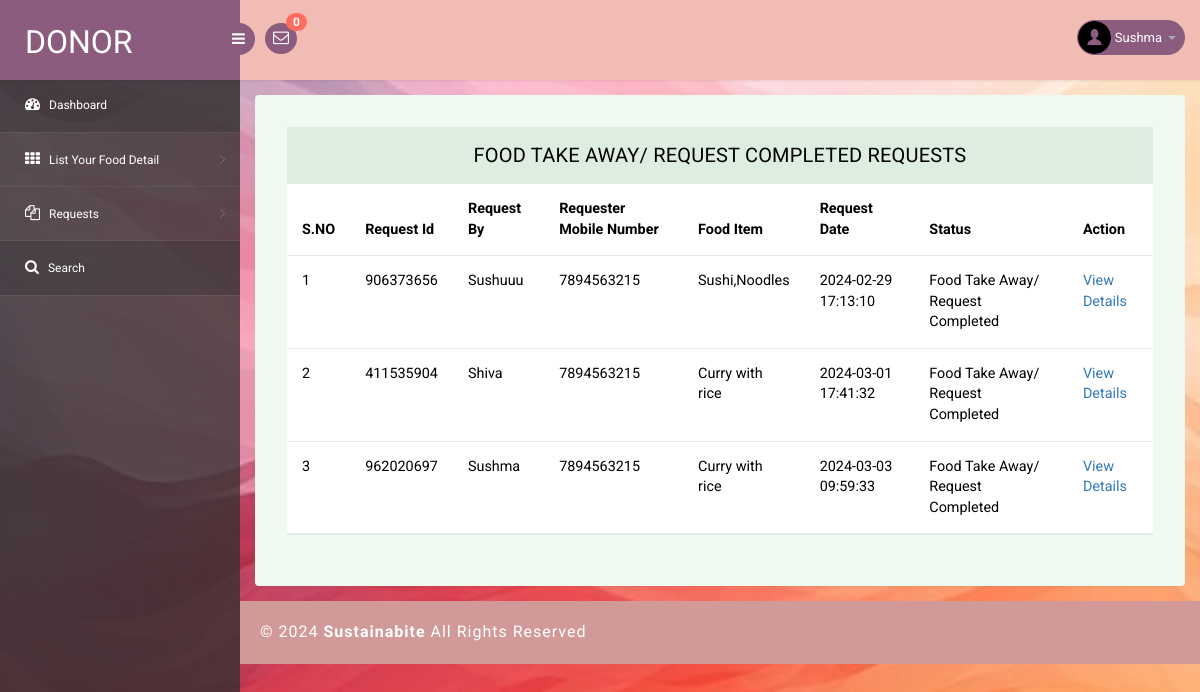
The app's page /donor/completed-requests.php (signed in) with its own data.
### tables this page shows
CREATE TABLE `tbldonor` (
  `ID` int(10) NOT NULL,
  `FullName` varchar(200) DEFAULT NULL,
  `Email` varchar(200) DEFAULT NULL,
  `MobileNumber` bigint(10) DEFAULT NULL,
  `Password` varchar(120) DEFAULT NULL,
  `RegDate` timestamp NULL DEFAULT current_timestamp()
);

CREATE TABLE `tblfoodrequests` (
  `id` int(11) NOT NULL,
  `requestNumber` bigint(12) DEFAULT NULL,
  `foodId` int(1) DEFAULT NULL,
  `fullName` varchar(150) DEFAULT NULL,
  `mobileNumber` bigint(12) DEFAULT NULL,
  `message` mediumtext DEFAULT NULL,
  `requestDate` timestamp NULL DEFAULT current_timestamp(),
  `status` varchar(120) DEFAULT NULL,
  `donorRemark` mediumtext DEFAULT NULL,
  `requestCompletionDate` timestamp NULL DEFAULT NULL ON UPDATE current_timestamp()
);

CREATE TABLE `tblfood` (
  `ID` int(10) NOT NULL,
  `DonorID` int(10) DEFAULT NULL,
  `foodId` int(10) DEFAULT NULL,
  `FoodItems` mediumtext DEFAULT NULL,
  `StateName` varchar(200) DEFAULT NULL,
  `CityName` varchar(200) DEFAULT NULL,
  `pgName` longtext NOT NULL,
  `Description` mediumtext DEFAULT NULL,
  `PickupDate` varchar(200) DEFAULT NULL,
  `PickupAddress` mediumtext DEFAULT NULL,
  `ContactPerson` varchar(200) DEFAULT NULL,
  `CPMobNumber` bigint(10) DEFAULT NULL,
  `Image` varchar(200) DEFAULT NULL,
  `CreationDate` timestamp NULL DEFAULT current_timestamp(),
  `UpdationDate` timestamp NULL DEFAULT NULL ON UPDATE current_timestamp()
);

### donor/completed-requests.php (the view, shortened to what this page needs)
<?php
include('includes/dbconnection.php');
if (strlen($_SESSION['pgasoid']==0)) {
  header('location:logout.php');
  } else{
?>
<!DOCTYPE html>
<head>
<link rel="stylesheet" href="css/bootstrap.min.css" >
<link href="css/style.css" rel='stylesheet' type='text/css' />
<link href="css/style-responsive.css" rel="stylesheet"/>
<link rel="stylesheet" href="css/font.css" type="text/css"/>
<link href="css/font-awesome.css" rel="stylesheet">
</head>
<body>
<section id="container">
<?php include_once('includes/header.php');?>
<?php include_once('includes/sidebar.php');?>
<section id="main-content">
	<section class="wrapper">
		<div class="table-agile-info">
 <div class="panel panel-default">
    <div class="panel-heading">
     Food Take Away/ Request Completed Requests
    </div>
    <div>
      <table class="table" ui-jq="footable" ui-options='{
        "paging": {
          "enabled": true
        },
        "filtering": {
          "enabled": true
        },
        "sorting": {
          "enabled": true
        }}'>
        <thead>
          <tr>
            <th data-breakpoints="xs">S.NO</th>
            <th>Request Id</th>
            <th>Request By</th>
            <th>Requester Mobile Number</th>
            <th>Food Item</th>
            <th>Request Date</th>
            <th>Status</th>
            <th data-breakpoints="xs">Action</th>
          </tr>
        </thead>
        <tbody>
        <?php
        $donarid=$_SESSION['pgasoid'];
$ret=mysqli_query($con,"select tblfoodrequests.id as frid,tblfood.ID as foodid,tblfood.FoodItems,tblfoodrequests.requestNumber,tblfoodrequests.fullName,tblfoodrequests.mobileNumber,tblfoodrequests.message,tblfoodrequests.requestDate,tblfoodrequests.status from
tblfoodrequests
 join tblfood  on tblfood.ID=tblfoodrequests.foodId
 where tblfood.DonorID='$donarid' and (tblfoodrequests.status='Food Take Away/ Request Completed')");
$cnt=1;
$count=mysqli_num_rows($ret);
if($count>0){
while ($row=mysqli_fetch_array($ret)) {
?>
          <tr data-expanded="true">
            <td><?php echo $cnt;?></td>
              <td><?php  echo $row['requestNumber'];?></td>
                  <td><?php  echo $row['fullName'];?></td>
                  <td><?php  echo $row['mobileNumber'];?></td>
                  <td><?php  echo $row['FoodItems'];?></td>
                  <td><?php  echo $row['requestDate'];?></td>
                   <?php if($row['status']==""){ ?>
                     <td class="font-w600"><?php echo "Not Updated Yet"; ?></td>
                     <?php } else { ?>
                      <td><?php  echo $row['status'];?></td><?php } ?>
                  <td><a href="view-requestdetails.php?frid=<?php echo $row['frid'];?>">View Details</a></td>
                </tr>
                <?php
$cnt=$cnt+1;
}} else {?>
<tr>
  <td colspan="9" style="color:red">No Record Found</td>
</tr>
<?php } ?>
 </tbody>
            </table>
    </div>
  </div>
</div>
</section>
		 <?php include_once('includes/footer.php');?>
</section>
</section>
</body>
</html>
<?php }  ?>

### donor/includes/header.php (shortened to what this page needs)
<header class="header fixed-top clearfix">
<div class="brand">
    <a href="dashboard.php" class="logo">
        Donor
    </a>
    <div class="sidebar-toggle-box">
        <div class="fa fa-bars"></div>
    </div>
</div>
<div class="nav notify-row" id="top_menu">
    <ul class="nav top-menu">
                <?php
        $did=$_SESSION['pgasoid'];
$ret1=mysqli_query($con,"select tblfoodrequests.id,fullName,requestNumber from tblfoodrequests
 join tblfood  on tblfood.ID=tblfoodrequests.foodId
 where tblfood.DonorID='$did' and (tblfoodrequests.status is null || tblfoodrequests.status='')");
$num=mysqli_num_rows($ret1);
?>
        <li id="header_inbox_bar" class="dropdown">
            <a data-toggle="dropdown" class="dropdown-toggle" href="#">
                <i class="fa fa-envelope-o"></i>
                <span class="badge bg-important"><?php echo $num;?></span>
            </a>
        </li>
    </ul>
</div>
<div class="top-nav clearfix">
    <ul class="nav pull-right top-menu">
        <li class="dropdown">
            <a data-toggle="dropdown" class="dropdown-toggle" href="#">
                <?php
$donorid=$_SESSION['pgasoid'];
$ret=mysqli_query($con,"select FullName from  tbldonor where ID='$donorid'");
$row=mysqli_fetch_array($ret);
$name=$row['FullName'];
?>
                <img alt="" src="images/2.png">
                <span class="username"><?php echo $name; ?></span>
                <b class="caret"></b>
            </a>
        </li>
    </ul>
</div>
</header>

### donor/css/style.css (style rules this page uses)
ul, ol { margin: 0; }
html, body { font-family: 'Roboto', sans-serif; font-size: 100%; overflow-x: hidden; background: url(../images/bg.jpg) no-repeat 0px 0px; background-size:cover; width:100%; height:100%; }
body a { transition: 0.5s all ease; -webkit-transition: 0.5s all ease; -moz-transition: 0.5s all ease; -o-transition: 0.5s all ease; -ms-transition: 0.5s all ease; text-decoration:none; }
ul,label { margin:0; padding:0; }
#main-content { margin-left:240px; -webkit-transition:all .3s ease-in-out; -moz-transition:all .3s ease-in-out; -o-transition:all .3s ease-in-out; transition:all .3s ease-in-out; }
.header { left:0; right:0; z-index:1002; background:rgb(240, 188, 180); -webkit-transition:all .3s ease-in-out; -moz-transition:all .3s ease-in-out; -o-transition:all .3s ease-in-out; transition:all .3s ease-in-out; }
.fixed-top { position:fixed; box-shadow:1px 0 3px rgba(0,0,0,.15); }
.wrapper { display:inline-block; margin-top:80px; padding:15px; width:100%; }
.brand { background:#8b5c7e; float:left; width:240px; height:80px; position:relative; }
a.logo { font-size:32px; color:#fff; float:left; margin:20px 0 0 25px; text-transform:uppercase; }
#top_menu .nav>li,ul.top-menu>li { float:left; }
.notify-row { float:left; margin-top:23px; margin-left:25px; }
ul.top-menu { margin-right:15px; margin-top: 0; }
ul.top-menu > li > a { color: #fff; font-size: 16px; background: #8b5c7e; padding: 4px 8px; margin-right: 15px; border-radius: 50%; -webkit-border-radius: 50%; padding-right: 8px !important; }
.notify-row .badge { position:absolute; right:-10px; top:-10px; z-index:100; }
.top-nav { margin-top:20px; }
.top-nav img { border-radius:50%; -webkit-border-radius:50%; width:33px; }
.top-nav .username { font-size:13px; color:#fff; }
.top-nav ul.top-menu>li>a { border-radius: 100px; -webkit-border-radius: 100px; padding: 0px; background: none; margin-right: 0; border: 1px solid #8b5c7e; background: #8b5c7e; }
.top-nav ul.top-menu>li { margin-left:10px; }
.top-nav .nav .caret { border-bottom-color:#A4AABA; border-top-color:#A4AABA; }
.sidebar-toggle-box { float:left; margin-top:23px; margin-left:-15px; background:#8b5c7e; border-radius:50%; -webkit-border-radius:50%; width:32px; height:32px; position:absolute; right:-15px; }
.sidebar-toggle-box .fa-bars { cursor:pointer; display:inline-block; font-size:15px; padding:8px 8px 8px 9px; color:#fff; }
.panel-heading { position: relative; height: 57px; line-height: 57px; letter-spacing: 0.2px; color: #000; font-size: 18px; font-weight: 400; padding: 0 16px; background:#ddede0; border-top-right-radius: 2px; border-top-left-radius: 2px; text-transform: uppercase; text-align: center; }
.panel { border: none ! important; }
.table>thead>tr>th { border-bottom: 1px solid #e1ab91 ! important; }
.table>tbody>tr>td, .table>tbody>tr>th, .table>tfoot>tr>td, .table>tfoot>tr>th, .table>thead>tr>td, .table>thead>tr>th { border-bottom: 1px solid #e9e9e9 ! important; }
.table > thead > tr > th, .table > tbody > tr > th, .table > tfoot > tr > th, .table > thead > tr > td, .table > tbody > tr > td, .table > tfoot > tr > td { border-top: none !important; }
.table td, .table>tbody>tr>td, .table>tbody>tr>th, .table>tfoot>tr>td, .table>tfoot>tr>th, .table>thead>tr>td, .table>thead>tr>th { padding: 15px!important; }
.table > thead > tr > th, .table > tbody > tr > th, .table > tfoot > tr > th, .table > thead > tr > td, .table > tbody > tr > td, .table > tfoot > tr > td { font-size: 0.9em; color: #000; border-top: none !important; }
.table-agile-info { background: #eef9f0; padding: 2em; border-radius: 4px; -webkit-box-shadow: 0 1px 1px rgba(0,0,0,.05); box-shadow: 0 1px 1px rgba(0,0,0,.05); }
.panel-default>.panel-heading { color: #000000 ! important; background-color: #ddede0 ! important; border-color: #ddede0 ! important; font-size: 20px; }
.badge.bg-important { background: #ff6c60; }

### records on screen
tbldonor: FullName "Sushma"
tblfoodrequests: requestNumber "906373656", fullName "Sushuuu", mobileNumber "7894563215", foodId.FoodItems "Sushi,Noodles", requestDate "2024-02-29 17:13:10", status "Food Take Away/ Request Completed"
tblfoodrequests: requestNumber "411535904", fullName "Shiva", mobileNumber "7894563215", foodId.FoodItems "Curry with rice", requestDate "2024-03-01 17:41:32", status "Food Take Away/ Request Completed"
tblfoodrequests: requestNumber "962020697", fullName "Sushma", mobileNumber "7894563215", foodId.FoodItems "Curry with rice", requestDate "2024-03-03 09:59:33", status "Food Take Away/ Request Completed"

### other values on screen
$num "0"
